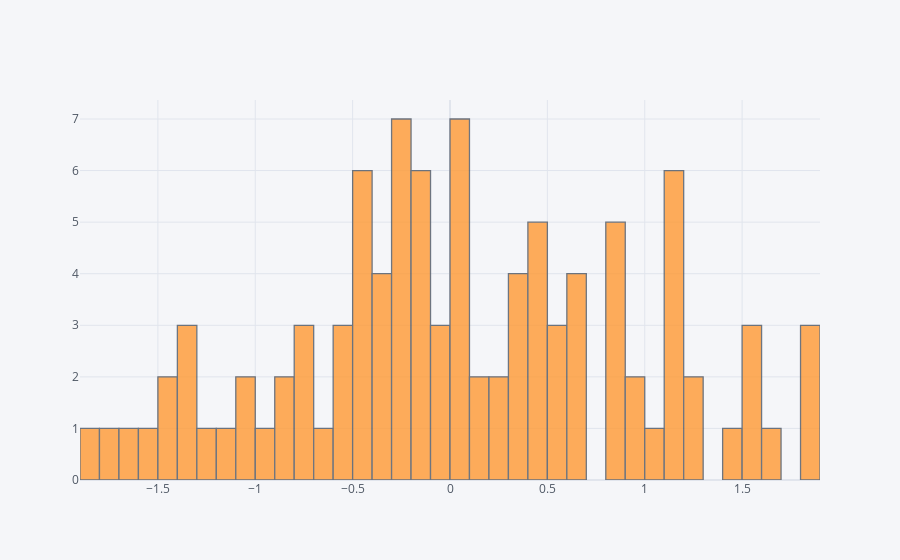

Write notebook code for a chart like this one.
### Code cell
df['A'].iplot(kind='hist', bins=50)

### Figure 1 — Plotly figure (JSON) as saved in the notebook; plotly's stock layout.template omitted (floating-point values rounded to 4 significant figures)
{"data": [{"histfunc": "count", "histnorm": "", "marker": {"color": "rgba(255, 153, 51, 1.0)", "line": {"color": "#4D5663", "width": 1.3}}, "name": "A", "nbinsx": 50, "opacity": 0.8, "orientation": "v", "type": "histogram", "x": [0.4053, 0.4618, 0.248, -0.2028, 0.09895, 0.6599, 0.8438, 0.0142, -1.052, -0.3392, -1.662, 0.01269, -0.479, 1.008, 0.5939, -1.096, -0.1895, -0.7485, -0.4305, -0.7631, 0.3615, 0.07563, -1.886, 1.83, 1.526, 0.1629, -0.8262, -0.5518, 0.3458, -1.47, -0.4207, -0.1317, 1.124, 1.181, 1.66, 0.5052, 0.1756, -0.5494, -0.05474, -0.2168, -0.8518, 1.802, -1.417, 0.8735, -1.109, -0.4905, 0.02477, -0.146, -0.1805, -0.268, 0.6532, 0.9496, -1.532, 1.589, 0.981, -1.322, -0.7749, 0.4743, -0.002046, 1.892, -0.2289, -0.6972, -1.769, 0.06128, -0.3607, -0.4534, 1.112, -0.1428, 0.5838, 0.4764, 0.8885, 1.155, -0.06266, 1.261, -0.2714, -0.564, -0.3603, -1.386, 0.6497, 0.4073, 1.195, 1.146, 0.3839, 0.02159, -0.3161, 1.226, 1.54, -1.279, 1.455, 0.8854, -0.2787, -0.4579, 0.6079, 0.2619, -0.936, -1.31, 0.864, -0.1732, -0.2346, 0.3951]}], "layout": {"barmode": "overlay", "legend": {"bgcolor": "#F5F6F9", "font": {"color": "#4D5663"}}, "paper_bgcolor": "#F5F6F9", "plot_bgcolor": "#F5F6F9", "title": {"font": {"color": "#4D5663"}}, "xaxis": {"gridcolor": "#E1E5ED", "showgrid": true, "tickfont": {"color": "#4D5663"}, "title": {"font": {"color": "#4D5663"}, "text": ""}, "zerolinecolor": "#E1E5ED"}, "yaxis": {"gridcolor": "#E1E5ED", "showgrid": true, "tickfont": {"color": "#4D5663"}, "title": {"font": {"color": "#4D5663"}, "text": ""}, "zerolinecolor": "#E1E5ED"}}}
